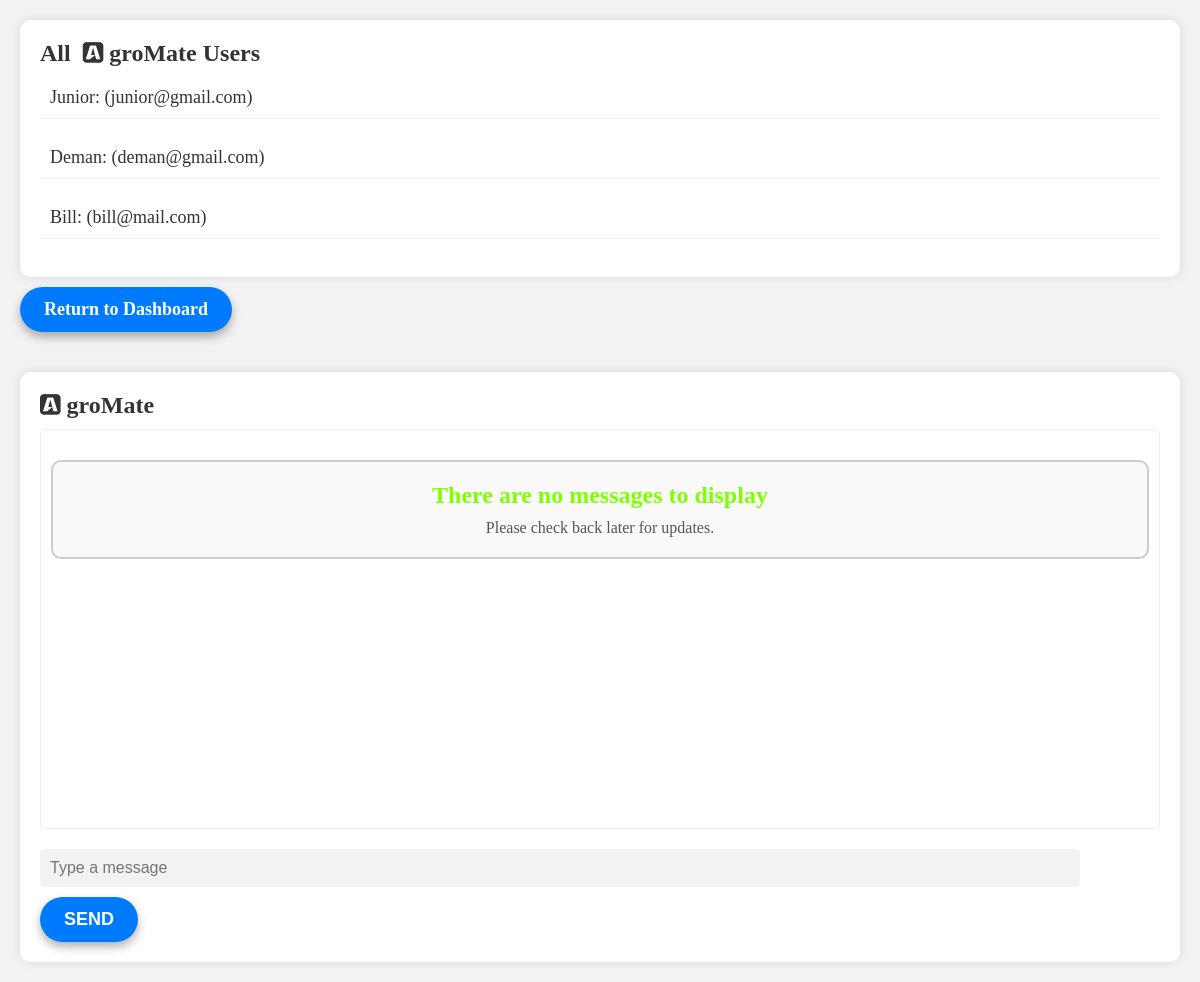
The page /farmers/messaging.php on the database its author committed.
### tables this page shows
CREATE TABLE `users` (
  `user_id` int(11) NOT NULL,
  `unique_id` text NOT NULL,
  `user_name` varchar(30) NOT NULL,
  `user_email` varchar(256) NOT NULL,
  `user_address` varchar(30) NOT NULL,
  `user_phone` varchar(13) NOT NULL,
  `user_password` varchar(256) NOT NULL,
  `profile_picture` varchar(256) DEFAULT 'work-1.png',
  `status` varchar(10) DEFAULT 'Offline'
);

### includes/autoloader1.inc.php (called while the page is built, shortened)
<?php
function myAutoloader($className){
    $path = "../classes/";
    $extension = ".class.php";
    $fullPath = $path. $className. $extension;
}

### classes/products.class.php (called while the page is built, shortened)
<?php
class Products
{
    function __construct(){
        require_once(dirname(__FILE__).'/dbh.class.php');
        $db = new Dbh();
        $this->conn = $db->connectFirst();
    }
}

### classes/dbh.class.php (called while the page is built, shortened)
<?php
class Dbh{
    private $db_host = db_host;
    private $db_user = db_user;
    private $db_pwd = db_pwd;
    private $db_name = db_name;
    public function connectFirst(){
        $this->conn = mysqli_connect($this->db_host, $this->db_user, $this->db_pwd, $this->db_name);
        return $this->conn;
    }
}

### classes/users.class.php (called while the page is built, shortened)
<?php
class Users extends Farmers{
    public function getAllExistingUsers(){
        $stmt = $this->conn->prepare("SELECT * FROM users");
        $stmt->execute();
        $result = $stmt->get_result();
        return $result;
    }
}

### farmers/messaging.php (the view, shortened to what this page needs)
<!DOCTYPE html>
<html>
    <head>
        <link rel="stylesheet" href="../css/messaging.css">
        <link href="../css/font-awesome.min.css" rel="stylesheet" >
    </head>
    <body>
    <?php
            include('../includes/autoloader1.inc.php');
        ?>
        <?php
            $users = new Users;
            $result = $users->getAllExistingUsers();
        ?>
        <div class="container">
            <div class="row">
                <div class="col-md-4">
                    <div class="users">
                        <h2>All  &nbsp;<i class="fa fa-buysellads text-dark fs-2 align-middle"></i> groMate Users</h2>
                        <ul class="list-group">
                        <?php
                            while ($row = mysqli_fetch_assoc($result)) {
                                echo '<a href="messaging.php?receiverId='.$row['unique_id'].'&senderId='.$_SESSION['unique_id'].'">'.$row['user_name'].': ('.$row['user_email'].')</a><br>';
                            }
                        ?>
                        </ul>
                    </div>
                </div>
                <a href="dashboard.php?msg=Returned Back To Dashboard!" class="dashboard-button btn btn-danger">Return to Dashboard</a>
                <div class="col-md-8">
                    <div class="chat">
                        <h2><i class="fa fa-buysellads text-dark fs-2 align-middle"></i> groMate</h2>
                        <div class="chat-window">
                        <div class="message-container">
                        <?php
              if (isset($messages)) {
                foreach ($messages as $message) {
                    if ($message['sender_id'] == $senderId) {
                      echo '<div class="message-row right">';
                      echo '<div class="message right">';
                      echo '<p class="send">' . $message['message'] . '</p>';
                      echo '</div>';
                      echo '<h6><img src="public/farmerProfileImages/work-1.png" class="rounded-image1" width="60" height="60" alt="abc"></h6>';
                      echo '</div>';
                    } else {
                      echo '<div class="message-row left">';
                      echo '<h6><img src="public/farmerProfileImages/work-1.png" width="60" height="60" class="rounded-image" alt="abc"></h6>';
                      echo '<div class="message left">';
                      echo '<p class="receive">' . $message['message'] . '</p>';
                      echo '</div>';
                      echo '</div>';
                    }
                  }
              }
               else{
                echo '<div class="no-messages">
                    <h1>There are no messages to display</h1>
                    <p>Please check back later for updates.</p>
                    </div> ';
                }
            ?>
                            </div>
                        </div>
                        <form action="" method="post">
                        <div class="chat-input">
                            <input type="text" name="message" class="form-control" placeholder="Type a message">
                            <button id="send-button" type="submit" class="btn btn-primary">Send</button>
                        </div>
                        </form>
                    </div>
                </div>
            </div>
        </div>
    </body>
    </body>
</html>

### css/messaging.css (style rules this page uses)
* { box-sizing: border-box; margin: 0; padding: 0; }
body { background-color: #f2f2f2; }
.container { max-width: 1200px; margin: 0 auto; padding: 20px; }
.users { background-color: #fff; padding: 20px; border-radius: 10px; box-shadow: 0 0 10px rgba(0, 0, 0, 0.1); }
.users h2 { font-size: 24px; font-weight: bold; margin-bottom: 10px; color: #333; }
.users ul { list-style: none; padding: 0; }
.users a { display: block; padding: 10px; border-bottom: 1px solid #eee; color: #333; font-size: 18px; text-decoration: none; transition: background-color 0.3s ease; }
.chat { margin-top: 40px; background-color: #fff; padding: 20px; border-radius: 10px; box-shadow: 0 0 10px rgba(0, 0, 0, 0.1); }
.chat h2 { font-size: 24px; font-weight: bold; margin-bottom: 10px; color: #333; }
.chat-window { height: 400px; overflow-y: scroll; padding: 10px; border: 1px solid #eee; border-radius: 5px; }
.chat-input { margin-top: 20px; }
.chat-input input { width: calc(100% - 80px); padding: 10px; border: none; border-radius: 5px; font-size: 16px; background-color: #f2f2f2; }
.chat-input button { margin-top: 10px; display: inline-block; padding: 12px 24px; font-size: 18px; font-weight: bold; text-transform: uppercase; color: #fff; background-color: #007bff; border: none; border-radius: 50px; box-shadow: 0 5px 10px rgba(0, 0, 0, 0.3); cursor: pointer; transition: all 0.3s ease; }
.message-container { display: flex; flex-direction: column; height: 100%; }
.dashboard-button { display: inline-block; padding: 12px 24px; font-size: 18px; font-weight: bold; margin-top: 10px; color: #fff; background-color: #007bff; border: none; border-radius: 50px; box-shadow: 0 5px 10px rgba(0, 0, 0, 0.3); cursor: pointer; transition: all 0.3s ease; text-decoration: none; }

### farmers/messaging.php (style rules this page uses)
.no-messages { text-align: center; padding: 20px; border: 2px solid #ccc; border-radius: 10px; background-color: #f9f9f9; margin: 20px 0; }
.no-messages h1 { font-size: 24px; margin-bottom: 10px; color: chartreuse; }
.no-messages p { font-size: 16px; color: #555; }

### rows shown on the page
users: user_name "Junior", user_email "junior@gmail.com"
users: user_name "Deman", user_email "deman@gmail.com"
users: user_name "Bill", user_email "bill@mail.com"
